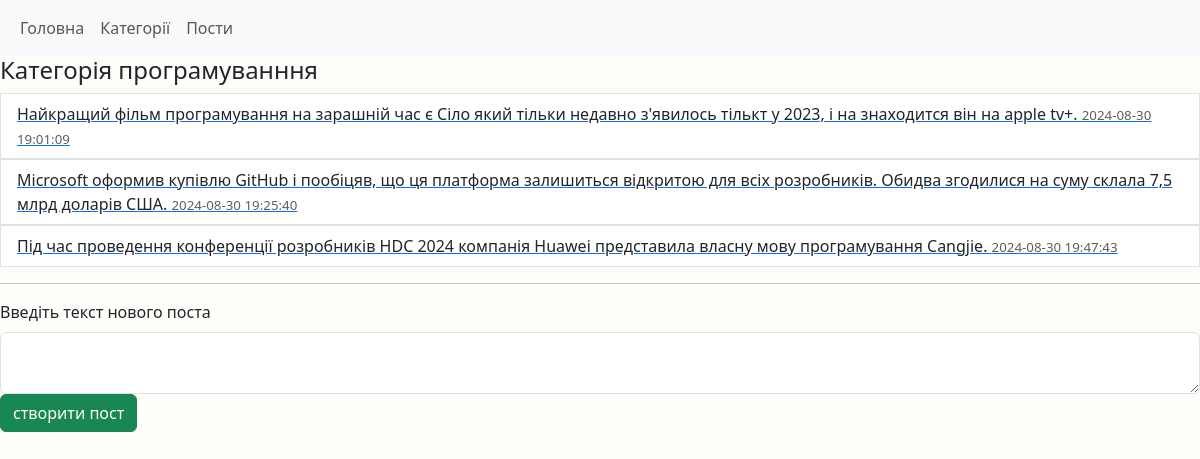
Page /post/category/3 on the earlier database version.
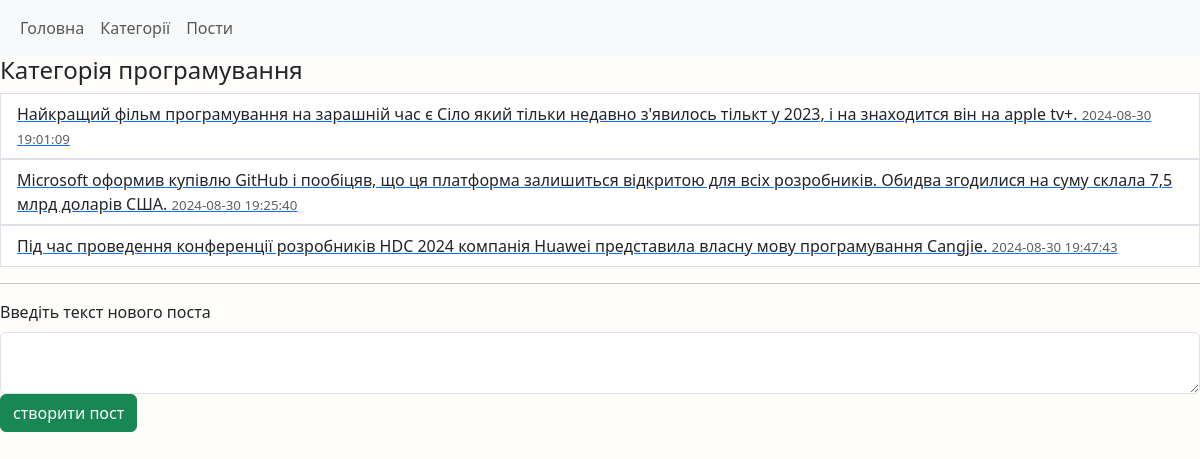
Same page on the later database version.
### tables this page shows
CREATE TABLE category (
	id INTEGER PRIMARY KEY AUTOINCREMENT,
	name TEXT 
);

### main.py (the view)
@app.route('/post/category/<id>', methods =["GET", "POST"])
def all_posts_in_category(id):
    if request.method == "POST":
        post_text = request.form.get("text")
        if len(post_text) > 0:
            db.addPost(id, post_text)
            return redirect(f'/post/category/{id}')
    return render_template("post_in_category.html",
                           posts_list=db.GetPostsInCategory(id),
                           category_name = db.GetCategoriesById(id)[0]
                           )

### db.py (called while the page is built)
def open():
    global conn,cursor
    conn = sqlite3.connect(db_name)
    cursor = conn.cursor()

def close():
    cursor.close()
    conn.close()

def GetPostsInCategory(id):
    open()
    cursor.execute("SELECT * FROM post WHERE category_id == ?", [id])
    result = cursor.fetchall()
    close()
    return result

def GetCategoriesById(id):
    open()
    cursor.execute("SELECT name FROM category WHERE id == ?", [id])
    result = cursor.fetchone()
    close()
    return result

### templates/post_in_category.html
{% extends 'base.html' %}
{% block content %}
<h4>Категорія {{category_name}}</h4>
<div class="posts-lists">
<ul class="list-group">
{% for post in posts_list %}
    <a href = "/post/view/{{post[0]}}">
    <li class="list-group-item">
        {{ post[2] }}
        <span class="date"> {{ post[3] }} </span>
    </li>
    </a>
{% endfor %}
</ul>
</div>
<hr>
<div class="mb-3">
    <form method="post">
            <label for="text" class="form-label">Введіть текст нового поста</label>
            <textarea type="text" name="text" id="text" class="form-control"></textarea>
            <input type="submit" value="створити пост" class="btn btn-success">
    </form>
</div>
{% endblock %}

Differences in the rows shown:
changed category: name "програмуванння" → "програмування"
